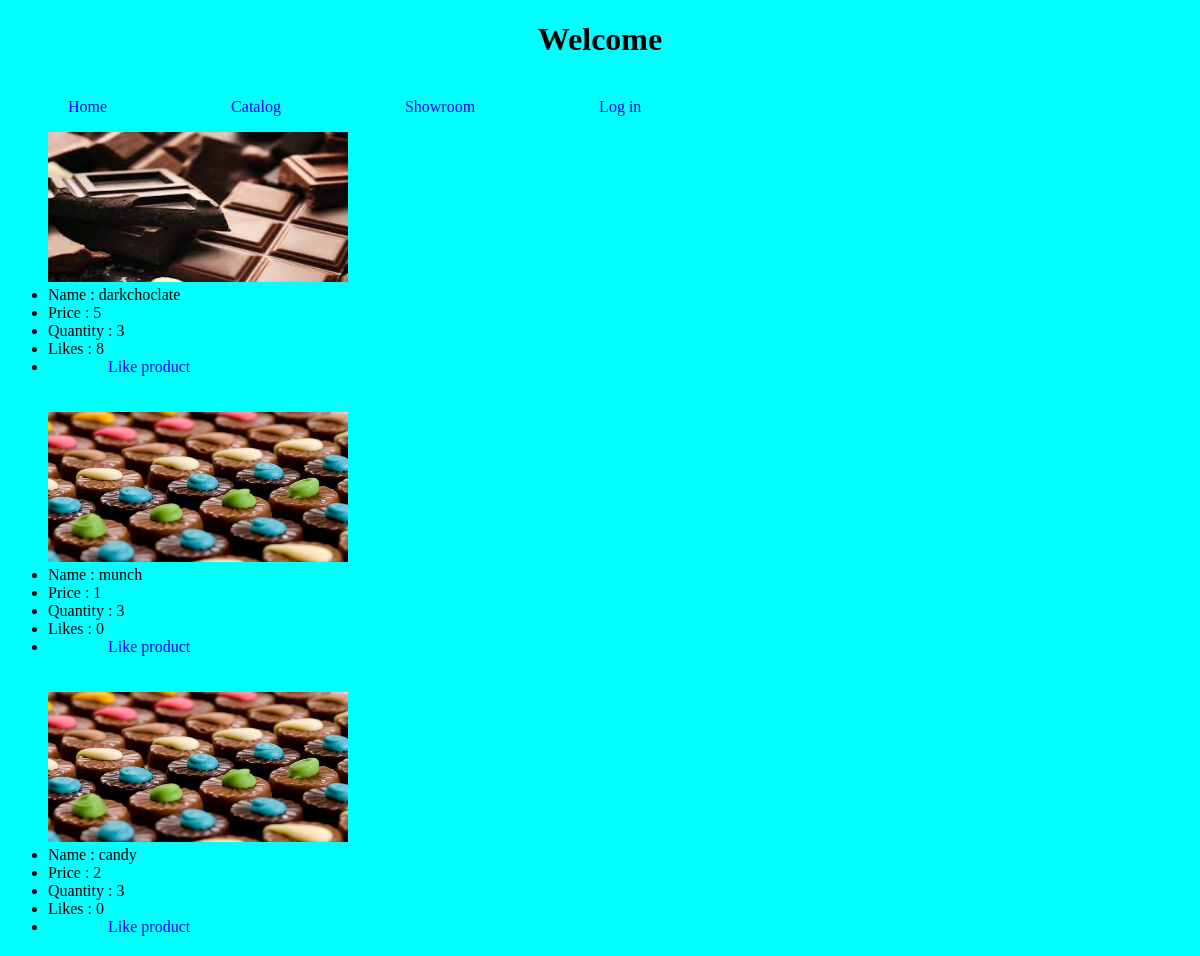
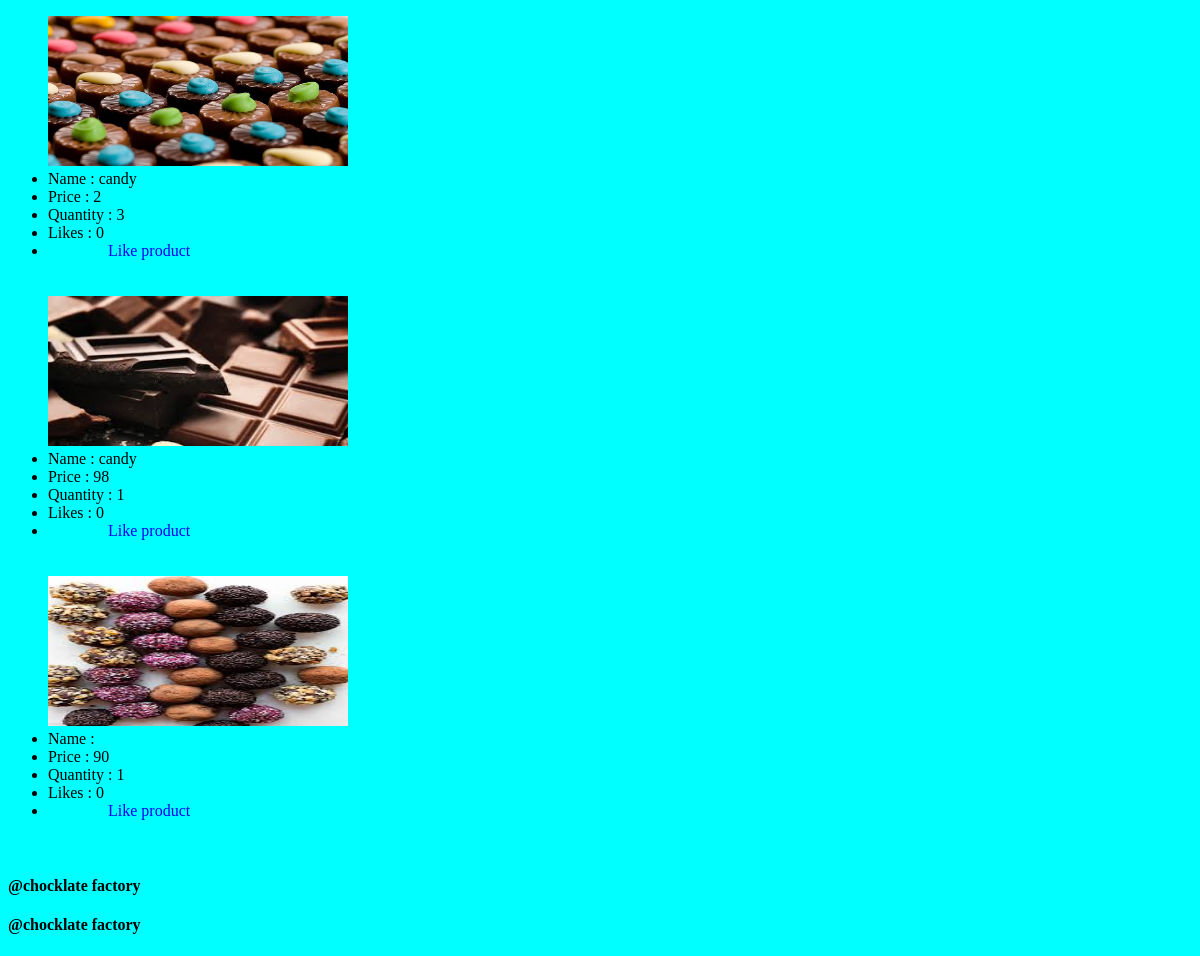
Page /showroom.php on the committed database (2 pictures, top to bottom).
### tables this page shows
CREATE TABLE IF NOT EXISTS `product` (
  `id` int(11) NOT NULL AUTO_INCREMENT,
  `name` varchar(100) NOT NULL,
  `quantity` int(11) NOT NULL,
  `price` int(11) NOT NULL,
  `image_name` varchar(100) DEFAULT NULL,
  `image_url` varchar(100) NOT NULL,
  `like_count` int(11) DEFAULT 0,
  `description` varchar(500) NOT NULL,
  `is_showroom` int(1) NOT NULL DEFAULT 0,
  PRIMARY KEY (`id`)
);

### showroom.php (the view)
<?php
include 'views\header.php';
    include 'db/conn.php';
    require_once("views/header.php");
    $sql = "SELECT * from product where is_showroom=1";
    $result = $conn->query($sql);
    if ($result->num_rows > 0)
    {
?>
 <centre>   <ul>
<?php
        while($row = $result->fetch_assoc())
        {
?>
                <img src = "<?= $row["image_url"]  ?>" height="300" width="400">
                <li>Name : <?= $row["name"]; ?></li>
                <li> Price : <?= $row["price"];?></li>
                <li> Quantity : <?= $row["quantity"];?></li>
                <li> Likes : <?= $row["like_count"];?></li>
                <li> <a href="likepage.php?id=<?=$row["id"] ?>"> Like product</a></li>
                <br><br>
            <?php
        }
    ?>
    </ul>
    </centre>
    <?php
     }
     else
     {
         echo 'no product to display';
     }
     require_once("views/footer.php");
    ?>
<?php include 'views\footer.php';?>

### views/header.php (shortened to what this page needs)
<!DOCTYPE html>
<html lang="en">
<head>
</head>
<body>
    <header> <h1>Welcome</h1></header>
    <br>
    <a href="index.php"> Home </a>
    <a href="product.php"> Catalog</a>
    <a href="showroom.php"> Showroom</a>
    <a href="login.php"> Log in </a>
    <br>

### views/footer.php
<footer > <h4> @chocklate factory</footer>
</body>
</html>

### views/header.php (style rules this page uses)
body { background-color: aqua; }
a { text-decoration: none; text-align:center; margin: 60px; }
h1 { text-align: center; }
img { width:300px; height:150px; }

### rows in the picture
product: image_url (picture), name "darkchoclate", price "5", quantity "3", like_count "8"
product: image_url (picture), name "munch", price "1", quantity "3", like_count "0"
product: image_url (picture), name "candy", price "2", quantity "3", like_count "0"
product: image_url (picture), name "candy", price "2", quantity "3", like_count "0"
product: image_url (picture), name "candy", price "98", quantity "1", like_count "0"
product: image_url (picture), price "90", quantity "1", like_count "0"
